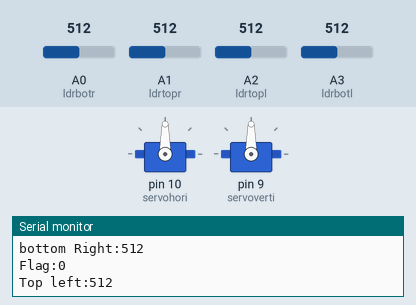
Bench run of a sketch on a simulated Arduino Uno, built with avr-gcc and run on an emulated ATmega328P. On the bench: 2 × servo, the last lines printed to the serial monitor. The test bench sets the inputs (shaded band); at power-on: A0 (ldrbotr) = 512, A1 (ldrtopr) = 512, A2 (ldrtopl) = 512, A3 (ldrbotl) = 512.

Above: at 1.7 s.
1.8 s: A0 (ldrbotr) set to 524
At 4.11 s:
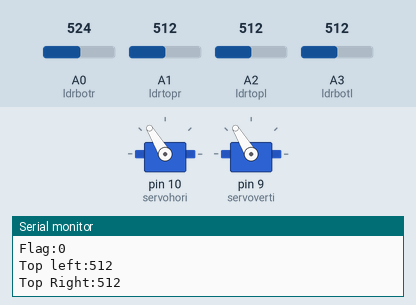
4.8 s: A1 (ldrtopr) set to 501
At 6.79 s:
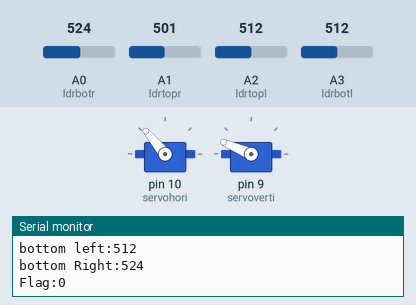
7.8 s: A2 (ldrtopl) set to 503
At 7.85 s:
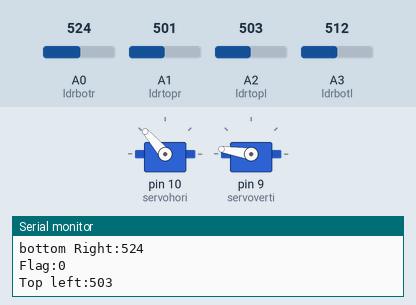
10.8 s: A3 (ldrbotl) set to 716
13.8 s: A0 (ldrbotr) set to 30
At 14.58 s:
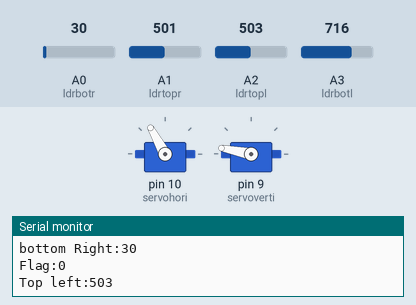
16.8 s: A1 (ldrtopr) set to 30
Timing chart, 0 to 23.4 s (numbered marks = the images above; inputs shaded):
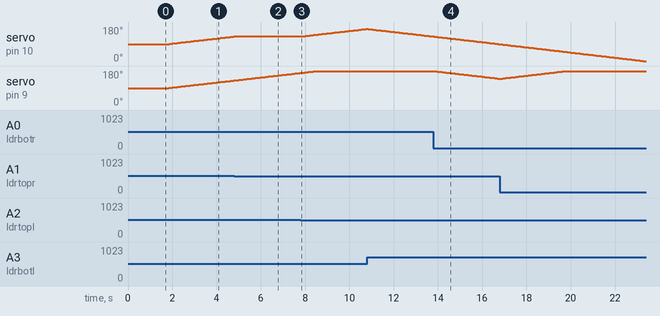

The sketch:

solar_tracking_system.ino
```cpp
#include <Servo.h>

Servo servohori; //horizontal servo(BOTTOM SERVO)
int servoh = 0; //assign servo at 0 degree
int servohLimitHigh = 180; //maximum range of servo is 180 degree(it is variable you can also change)
int servohLimitLow = 0;   //minimum range of servo is 10 degree(it is variable you can also change)

Servo servoverti; //vertical servo(TOP SERVO)
int servov = 0;
int servovLimitHigh = 180;
int servovLimitLow = 0;

int ldrtopr = 1; //top right LDR A1 pin
int ldrtopl = 2; //top left LDR A2 pin

int ldrbotr = 0; // bottom right LDR A0 pin
int ldrbotl = 3; // bottom left LDR A3 pin

int flag = 0;


void setup ()
{
  servohori.attach(10); //horizontal servo connected to arduino pin 10
  servohori.write(90);

  servoverti.attach(9); //vertical servo connected to arduino pin 9
  servoverti.write(90);
  delay(500); //delay
  Serial.begin(9600);
}

void loop()
{
  servoh = servohori.read();
  servov = servoverti.read();


  int topl = analogRead(ldrtopl); //read analog values from top left LDR
  int topr = analogRead(ldrtopr); //read analog values from top right LDR
  int botl = analogRead(ldrbotl); //read analog values from bottom left LDR
  int botr = analogRead(ldrbotr); //read analog values from bottom right LDR


  Serial.print("Top left:");
  Serial.println(topl);
  Serial.print("Top Right:");
  Serial.println(topr);

  Serial.print("bottom left:");
  Serial.println(botl);
  Serial.print("bottom Right:");
  Serial.println(botr);

  int avgtop = (topl + topr) / 2; //average of top LDRs
  int avgbot = (botl + botr) / 2; //average of bottom LDRs
  int avgleft = (topl + botl) / 2; //average of left LDRs
  int avgright = (topr + botr) / 2; //average of right LDRs


  if (avgtop > avgbot)
  {
    servoverti.write(servov - 1);
    if (servov > servovLimitHigh)
    {
      servov = servovLimitHigh;
    }
    delay(8);
  }
  else if (avgbot > avgtop)
  {
    servoverti.write(servov + 1);
    if (servov < servovLimitLow)
    {
      servov = servovLimitLow;
    }
    delay(8);
  }
  else
  {
    servoverti.write(servov);
  }


  //  Serial.print("\nhori posi:");
  //  Serial.println(servoh);
  //  Serial.print("verti posi:");
  //  Serial.println(servov);
  Serial.print("Flag:");
  Serial.println(flag);


  //  Serial.print("\nTop-Left:");
  //  Serial.println(topl);
  //    Serial.print("Bottom-Left:");
  //  Serial.println(botl);
  //  Serial.print("Top-Right:");
  //  Serial.println(topr);
  //    Serial.print("Bottom-Right:");
  //  Serial.println(botr);


  ////flagggggggggggggggggggggggggggggggg
  if (flag == 1) {

    if (avgleft < avgright)
    {
      servohori.write(servoh - 1);
      if (servoh <= servohLimitLow)
      {
        servoh = servohLimitLow;
        flag = 0;

      }
      delay(8);
    }
    else if (avgright < avgleft)
    {
      servohori.write(servoh + 1);
      if (servoh >= servohLimitHigh)
      {
        servoh = servohLimitHigh;
        flag = 0;
        //        delay(1000);

      }
      delay(8);
    }
    else
    {
      servohori.write(servoh); // write means run servo
    }
    delay(50);

  }
  //new
  if (flag == 0) {

    if (avgleft < avgright)
    {
      servohori.write(servoh + 1);
      if (servoh >= servohLimitHigh)
      {
        servoh = servohLimitHigh;
        //        servohori.write(5);
        //        servoverti.write(60);
        flag = 1;
      }
      delay(8);
    }
    else if (avgright < avgleft)
    {
      servohori.write(servoh - 1);
      if (servoh <= servohLimitLow)
      {
        servoh = servohLimitLow;
        //        servohori.write(175);
        //        servoverti.write(140);
        flag = 1;
      }
      delay(8);
    }
    else
    {
      servohori.write(servoh); // write means run servo
    }
    delay(50);

  }


}
```

Measured:
- the behaviour switches between 513 and 514 on A0 (ldrbotr) (found by bisection; images 0 and 1)
- the behaviour switches between 502 and 501 on A1 (ldrtopr) (found by bisection; images 1 and 2)
- the behaviour switches between 512 and 511 on A2 (ldrtopl) (found by bisection; images 2 and 3)
- after the input at 1.8 s, servo on pin 10 (servohori): moves from 90° to 130° over 2.9 s, starting after 0.06 s; servo on pin 9 (servoverti): moves from 90° to 130° over 2.9 s, starting after 0.05 s
- after the input at 4.8 s, servo on pin 10 (servohori): stays 130° (without the input it goes to 131° after 0.05 s)
- after the input at 7.8 s, servo on pin 10 (servohori): moves from 130° to 170° over 2.9 s, starting after 0.05 s
- after the input at 13.8 s, servo on pin 9 (servoverti): moves from 180° to 139° over 3.0 s, starting at once
